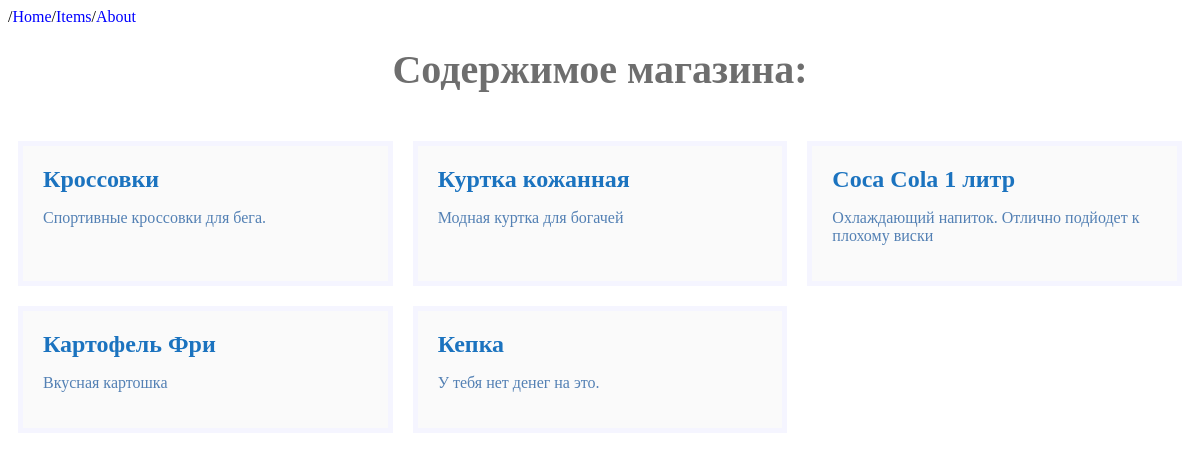
Page /items/ on the earlier database version.
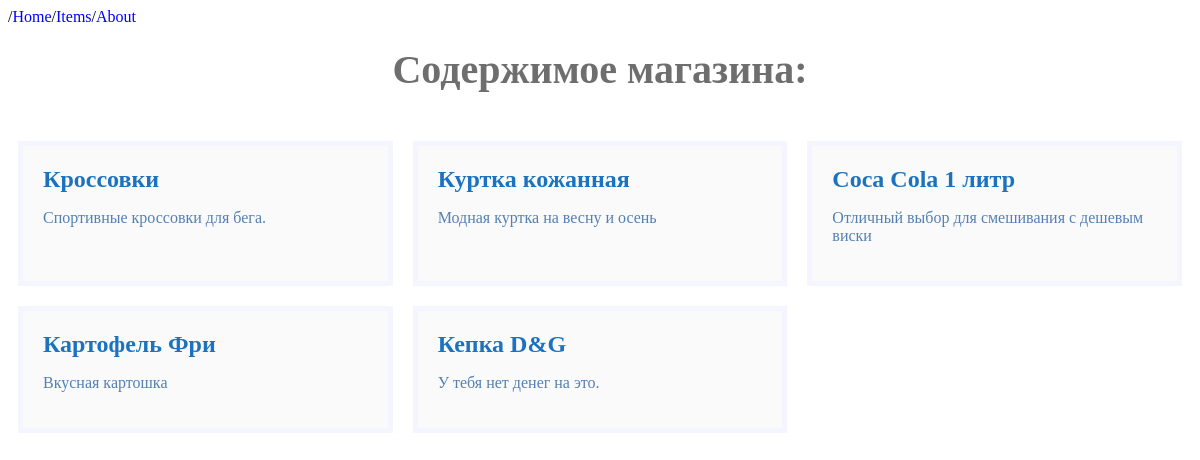
Same page on the later database version.
### MainApp/models.py (models this page shows)
class Item(models.Model):
    name = models.CharField(max_length=100)
    brand = models.CharField(max_length=100)
    count = models.PositiveIntegerField()
    description = models.CharField(max_length=150)

### MainApp/views.py (the view)
# urls.py: path('items/', views.get_all_items),
def get_all_items(request):
    items = Item.objects.all()
    content = {
        'items': items
    }
    return render(request, 'items.html', content)

### templates/items.html (shortened to what this page needs)
<!DOCTYPE html>
<html lang="en">
<head>
</head>
<body>
    <header>
        /<a href="/">Home</a>/<a href="/items">Items</a>/<a href="/about">About</a>
    </header>
    <h2><span style="color: rgb(110, 110, 110); font-size: 40px;">Содержимое магазина:</span></h2> <br>
    <div class="grid-container">
    {% for item in items %}
        <div class="grid-item">
            <a href="/item/{{item.id}}"><span style="color: rgb(27, 115, 191); font-size: 24px; font-weight: bold;">{{item.name}}</span></a>
            <p><span style="color: rgb(83, 128, 180)">{{ item.description }}</span></p>
        </div>
    {% endfor %}
    </div>
</body>
</html>

### templates/items.html (style rules this page uses)
a:link, a:visited, a:hover, a:active { color: rgb(0, 0, 255); text-decoration: none; }
h2 { text-align: center; }
.grid-container { display: grid; grid-template-columns: repeat(3, 1fr); grid-gap: 10ps; }
.grid-item { background-color: rgb(250, 250, 250); border: 5px solid rgb(245, 245, 255); padding: 20px; margin: 10px; }
p { color: rgb(0, 0, 250) }

Differences in the rows shown:
changed Item "Куртка кожанная": description "Модная куртка для богачей" → "Модная куртка на весну и осень"
changed Item "Coca Cola 1 литр": description "Охлаждающий напиток. Отлично подйодет к плохому виски" → "Отличный выбор для смешивания с дешевым виски"
changed Item "У тебя нет денег на это.": name "Кепка" → "Кепка D&G"
